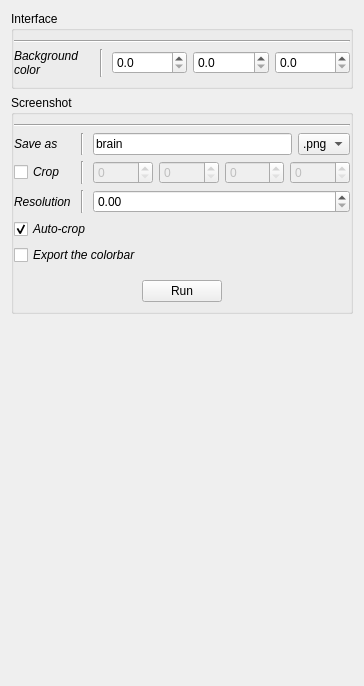
             <widget class="QWidget" name="page_2">
              <property name="geometry">
               <rect>
                <x>0</x>
                <y>0</y>
                <width>364</width>
                <height>686</height>
               </rect>
              </property>
              <attribute name="label">
               <string>GUI // Screenshot</string>
              </attribute>
              <layout class="QVBoxLayout" name="verticalLayout_14">
               <item>
                <widget class="QGroupBox" name="groupBox_3">
                 <property name="maximumSize">
                  <size>
                   <width>16777215</width>
                   <height>16777215</height>
                  </size>
                 </property>
                 <property name="title">
                  <string>Interface</string>
                 </property>
                 <layout class="QVBoxLayout" name="verticalLayout_18">
                  <property name="leftMargin">
                   <number>0</number>
                  </property>
                  <property name="rightMargin">
                   <number>0</number>
                  </property>
                  <item>
                   <widget class="Line" name="line_45">
                    <property name="minimumSize">
                     <size>
                      <width>200</width>
                      <height>0</height>
                     </size>
                    </property>
                    <property name="orientation">
                     <enum>Qt::Horizontal</enum>
                    </property>
                   </widget>
                  </item>
                  <item>
                   <layout class="QGridLayout" name="gridLayout_38">
                    <item row="0" column="1">
                     <widget class="QLabel" name="label">
                      <property name="font">
                       <font>
                        <italic>true</italic>
                       </font>
                      </property>
                      <property name="text">
                       <string>Background
color</string>
                      </property>
                     </widget>
                    </item>
                    <item row="0" column="5">
                     <widget class="QDoubleSpinBox" name="bgd_blue">
                      <property name="toolTip">
                       <string>&lt;html&gt;&lt;head/&gt;&lt;body&gt;&lt;p&gt;Blue&lt;/p&gt;&lt;/body&gt;&lt;/html&gt;</string>
                      </property>
                      <property name="decimals">
                       <number>1</number>
                      </property>
                      <property name="maximum">
                       <double>1.000000000000000</double>
                      </property>
                      <property name="singleStep">
                       <double>0.100000000000000</double>
                      </property>
                     </widget>
                    </item>
                    <item row="0" column="3">
                     <widget class="QDoubleSpinBox" name="bgd_red">
                      <property name="toolTip">
                       <string>&lt;html&gt;&lt;head/&gt;&lt;body&gt;&lt;p&gt;Red&lt;/p&gt;&lt;/body&gt;&lt;/html&gt;</string>
                      </property>
                      <property name="decimals">
                       <number>1</number>
                      </property>
                      <property name="maximum">
                       <double>1.000000000000000</double>
                      </property>
                      <property name="singleStep">
                       <double>0.100000000000000</double>
                      </property>
                     </widget>
                    </item>
                    <item row="0" column="4">
                     <widget class="QDoubleSpinBox" name="bgd_green">
                      <property name="toolTip">
                       <string>&lt;html&gt;&lt;head/&gt;&lt;body&gt;&lt;p&gt;Green&lt;/p&gt;&lt;/body&gt;&lt;/html&gt;</string>
                      </property>
                      <property name="decimals">
                       <number>1</number>
                      </property>
                      <property name="maximum">
                       <double>1.000000000000000</double>
                      </property>
                      <property name="singleStep">
                       <double>0.100000000000000</double>
                      </property>
                     </widget>
                    </item>
                    <item row="0" column="2">
                     <widget class="Line" name="line_50">
                      <property name="minimumSize">
                       <size>
                        <width>10</width>
                        <height>0</height>
                       </size>
                      </property>
                      <property name="orientation">
                       <enum>Qt::Vertical</enum>
                      </property>
                     </widget>
                    </item>
                   </layout>
                  </item>
                 </layout>
                </widget>
               </item>
               <item>
                <widget class="QGroupBox" name="groupBox">
                 <property name="title">
                  <string>Screenshot</string>
                 </property>
                 <layout class="QVBoxLayout" name="verticalLayout_8">
                  <property name="leftMargin">
                   <number>0</number>
                  </property>
                  <property name="rightMargin">
                   <number>0</number>
                  </property>
                  <item>
                   <widget class="Line" name="line_57">
                    <property name="minimumSize">
                     <size>
                      <width>200</width>
                      <height>0</height>
                     </size>
                    </property>
                    <property name="orientation">
                     <enum>Qt::Horizontal</enum>
                    </property>
                   </widget>
                  </item>
                  <item>
                   <layout class="QGridLayout" name="gridLayout_14">
                    <item row="3" column="0" colspan="4">
                     <widget class="QCheckBox" name="_ssAutoCrop">
                      <property name="font">
                       <font>
                        <italic>true</italic>
                       </font>
                      </property>
                      <property name="text">
                       <string>Auto-crop</string>
                      </property>
                      <property name="checked">
                       <bool>true</bool>
                      </property>
                     </widget>
                    </item>
                    <item row="2" column="2" colspan="2">
                     <widget class="QDoubleSpinBox" name="_ssResolution">
                      <property name="maximum">
                       <double>999999999.000000000000000</double>
                      </property>
                     </widget>
                    </item>
                    <item row="0" column="2">
                     <widget class="QLineEdit" name="_ssSaveAs">
                      <property name="text">
                       <string>brain</string>
                      </property>
                     </widget>
                    </item>
                    <item row="0" column="0">
                     <widget class="QLabel" name="label_39">
                      <property name="font">
                       <font>
                        <italic>true</italic>
                       </font>
                      </property>
                      <property name="text">
                       <string>Save as</string>
                      </property>
                     </widget>
                    </item>
                    <item row="2" column="0">
                     <widget class="QLabel" name="label_40">
                      <property name="font">
                       <font>
                        <italic>true</italic>
                       </font>
                      </property>
                      <property name="text">
                       <string>Resolution</string>
                      </property>
                     </widget>
                    </item>
                    <item row="0" column="3">
                     <widget class="QComboBox" name="_ssSaveAsExt">
                      <item>
                       <property name="text">
                        <string>.png</string>
                       </property>
                      </item>
                      <item>
                       <property name="text">
                        <string>.jpg</string>
                       </property>
                      </item>
                      <item>
                       <property name="text">
                        <string>.tiff</string>
                       </property>
                      </item>
                     </widget>
                    </item>
                    <item row="1" column="1">
                     <widget class="Line" name="line_60">
                      <property name="minimumSize">
                       <size>
                        <width>10</width>
                        <height>0</height>
                       </size>
                      </property>
                      <property name="orientation">
                       <enum>Qt::Vertical</enum>
                      </property>
                     </widget>
                    </item>
                    <item row="4" column="0" colspan="4">
                     <widget class="QCheckBox" name="_ssCbEnable">
                      <property name="font">
                       <font>
                        <italic>true</italic>
                       </font>
                      </property>
                      <property name="text">
                       <string>Export the colorbar</string>
                      </property>
                     </widget>
                    </item>
                    <item row="1" column="0">
                     <widget class="QCheckBox" name="_ssCropEnable">
                      <property name="font">
                       <font>
                        <italic>true</italic>
                       </font>
                      </property>
                      <property name="text">
                       <string>Crop</string>
                      </property>
                      <property name="tristate">
                       <bool>false</bool>
                      </property>
                     </widget>
                    </item>
                    <item row="0" column="1">
                     <widget class="Line" name="line_59">
                      <property name="minimumSize">
                       <size>
                        <width>10</width>
                        <height>0</height>
                       </size>
                      </property>
                      <property name="orientation">
                       <enum>Qt::Vertical</enum>
                      </property>
                     </widget>
                    </item>
                    <item row="2" column="1">
                     <widget class="Line" name="line_61">
                      <property name="minimumSize">
                       <size>
                        <width>10</width>
                        <height>0</height>
                       </size>
                      </property>
                      <property name="orientation">
                       <enum>Qt::Vertical</enum>
                      </property>
                     </widget>
                    </item>
                    <item row="1" column="2" colspan="2">
                     <widget class="QWidget" name="_ssCropW" native="true">
                      <property name="enabled">
                       <bool>false</bool>
                      </property>
                      <layout class="QGridLayout" name="gridLayout_15">
                       <property name="margin">
                        <number>0</number>
                       </property>
                       <item row="0" column="3">
                        <widget class="QSpinBox" name="_ssCropYe">
                         <property name="maximum">
                          <number>9999</number>
                         </property>
                        </widget>
                       </item>
                       <item row="0" column="1">
                        <widget class="QSpinBox" name="_ssCropYs">
                         <property name="maximum">
                          <number>9999</number>
                         </property>
                        </widget>
                       </item>
                       <item row="0" column="0">
                        <widget class="QSpinBox" name="_ssCropXs">
                         <property name="maximum">
                          <number>9999</number>
                         </property>
                        </widget>
                       </item>
                       <item row="0" column="2">
                        <widget class="QSpinBox" name="_ssCropXe">
                         <property name="maximum">
                          <number>9999</number>
                         </property>
                        </widget>
                       </item>
                      </layout>
                     </widget>
                    </item>
                    <item row="5" column="0" colspan="4">
                     <widget class="QWidget" name="widget_4" native="true">
                      <property name="minimumSize">
                       <size>
                        <width>0</width>
                        <height>0</height>
                       </size>
                      </property>
                      <layout class="QHBoxLayout" name="horizontalLayout_5">
                       <property name="spacing">
                        <number>0</number>
                       </property>
                       <property name="leftMargin">
                        <number>0</number>
                       </property>
                       <property name="rightMargin">
                        <number>0</number>
                       </property>
                       <property name="bottomMargin">
                        <number>0</number>
                       </property>
                       <item>
                        <spacer name="horizontalSpacer_23">
                         <property name="orientation">
                          <enum>Qt::Horizontal</enum>
                         </property>
                         <property name="sizeHint" stdset="0">
                          <size>
                           <width>40</width>
                           <height>20</height>
                          </size>
                         </property>
                        </spacer>
                       </item>
                       <item>
                        <widget class="QPushButton" name="_ssRun">
                         <property name="text">
                          <string>Run</string>
                         </property>
                        </widget>
                       </item>
                       <item>
                        <spacer name="horizontalSpacer">
                         <property name="orientation">
                          <enum>Qt::Horizontal</enum>
                         </property>
                         <property name="sizeHint" stdset="0">
                          <size>
                           <width>40</width>
                           <height>20</height>
                          </size>
                         </property>
                        </spacer>
                       </item>
                      </layout>
                     </widget>
                    </item>
                   </layout>
                  </item>
                 </layout>
                </widget>
               </item>
               <item>
                <spacer name="verticalSpacer_3">
                 <property name="orientation">
                  <enum>Qt::Vertical</enum>
                 </property>
                 <property name="sizeHint" stdset="0">
                  <size>
                   <width>20</width>
                   <height>40</height>
                  </size>
                 </property>
                </spacer>
               </item>
              </layout>
             </widget>
